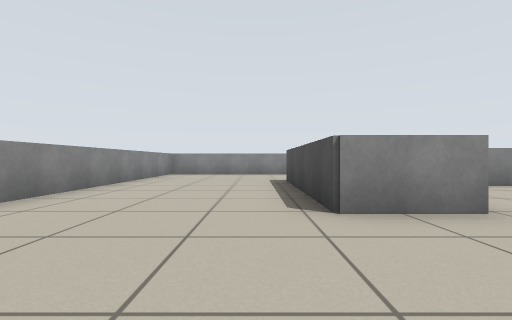
[1] (above)

17 first-person views from a walk through a Stage world. The camera is 0.55 m above the floor, looks level and sees 85° across. The lines on the ground mark 1 m squares. The floor is counted in squares, 1 m on a side. Each view is taken from the middle of a square. On the plan, view 1 faces up. The plan holds only what a view shows up to about 9 squares ahead; the rest is blank. Robots are left out.

[2]
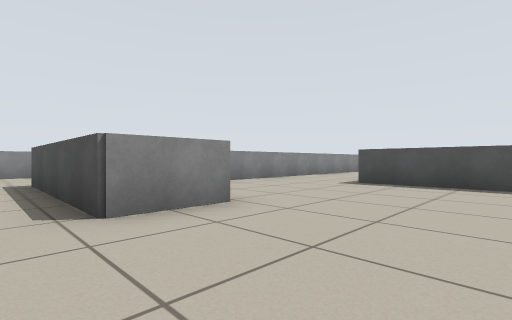

[3]
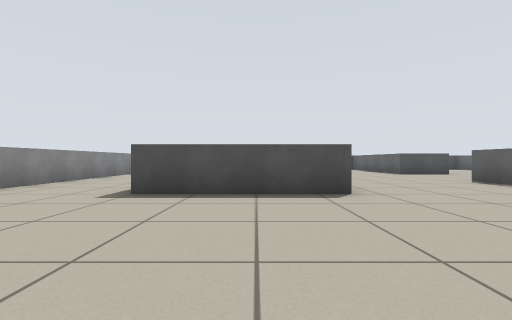

[4]
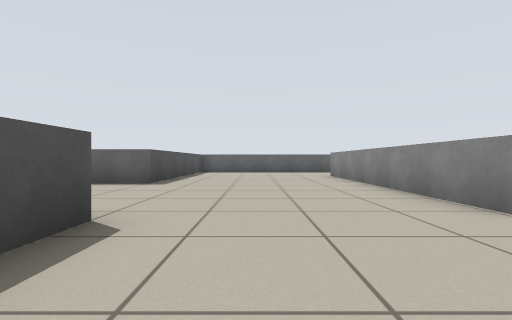

[5]
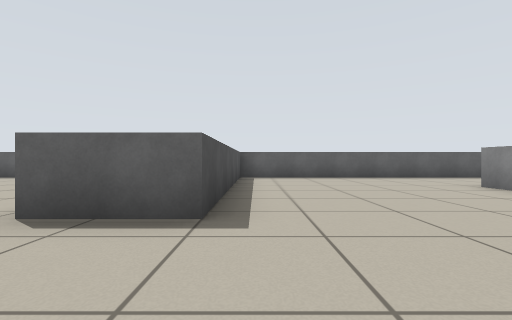

[6]
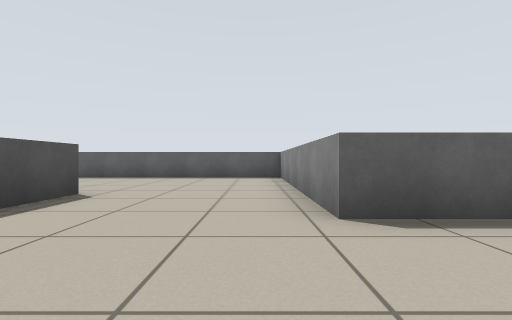

[7]
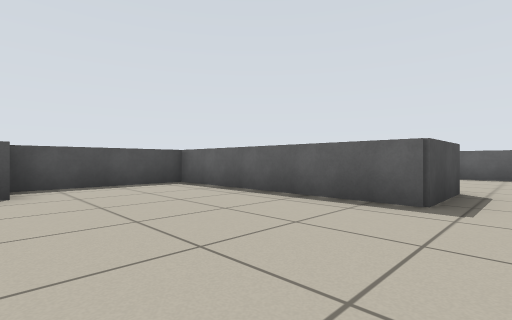

[8]
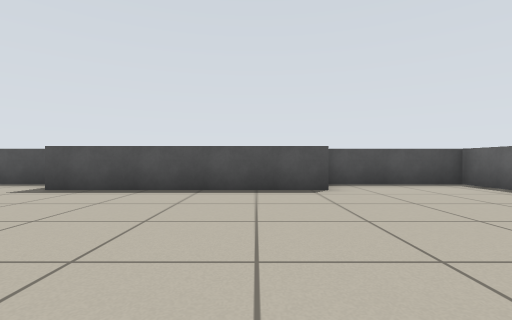

[9]
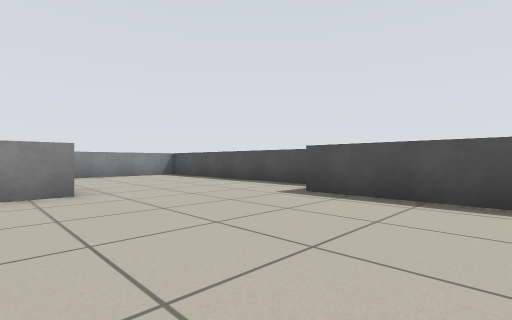

[10]
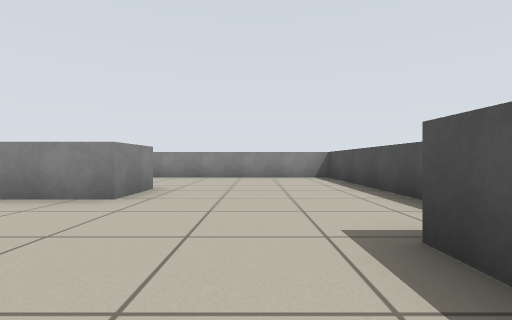

[11]
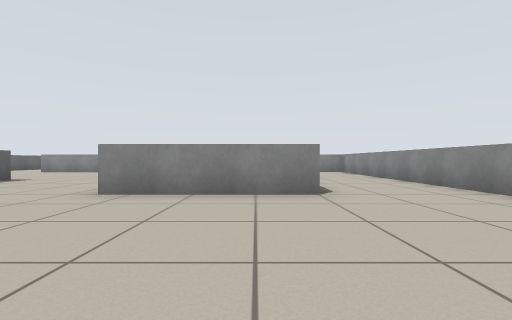

[12]
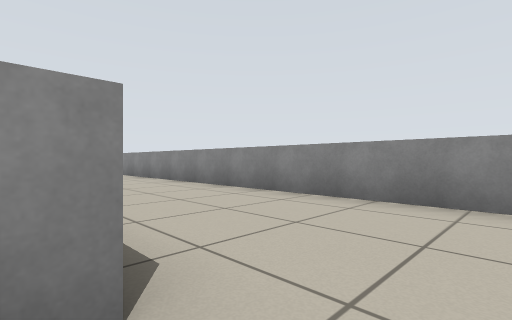

[13]
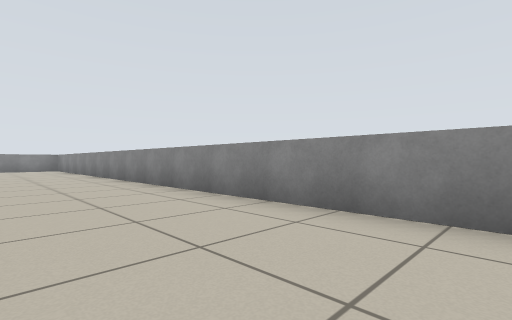

[14]
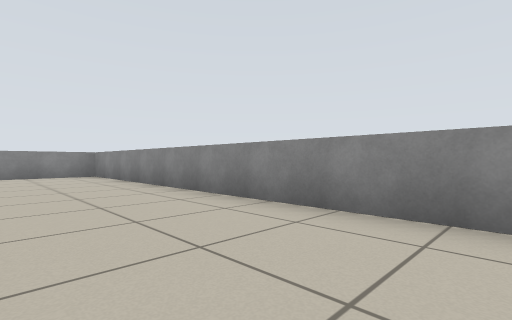

[15]
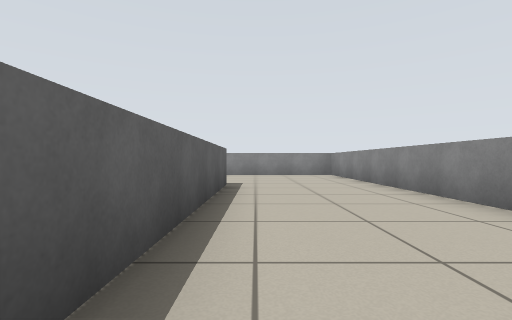

[16]
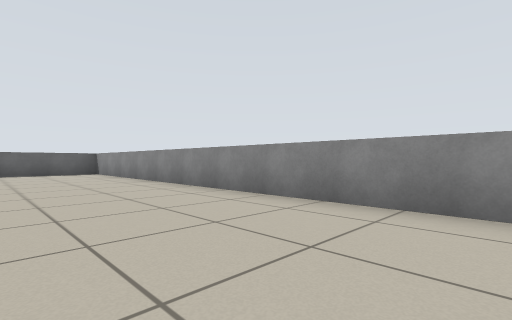

[17]
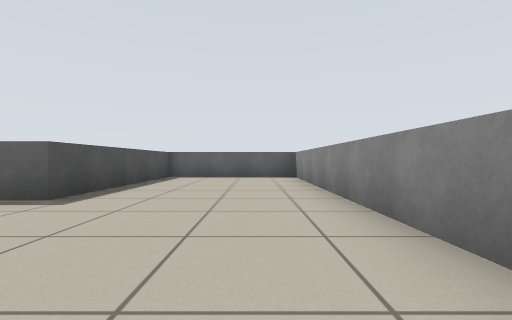

### Floor plan
Points are (right, up) in squares from view 1. A wall is a line through its corners. A room is listed if a view was taken in it or the views show most of it. See-through windows are left out.
Room 1 (views 1, 2, 3, 4, 5, 6, 7, 8, 9, 10, 11, 12, 13, 14, 15, 16, 17)
walls: (6.5, -0.6) (6.5, 3.1); (2.4, -0.8) (2.4, -7.8); (10.6, 3.1) (10.6, -0.6); (2.4, 2.8) (0.8, 2.8) (0.8, 7.3) (6.4, 7.3); (12.9, -6.5) (12.9, -4.6) (18.3, -4.6) (18.3, -1.4); (7.5, -10.4) (7.5, -4.6) (9.2, -4.6) (9.2, -10.7) (15.6, -10.7); (17.1, -1.4) (17.1, 3.9); (14, 7.4) (14, 5.9) (4.9, 5.9); (-0.1, -10.7) (7.5, -10.7); (18.3, 4.6) (18.3, 10.8) (-2.9, 10.8); (-3.3, 10.5) (-3.3, -6) (0.8, -6) (0.8, -0.8) (1.5, -0.8)

Positions as (right, up) in squares from view 1, and headings:
1: (0, 0), facing up
2: (0, 0), facing up-right
3: (2, 1), facing right
4: (5, 2), facing down
5: (7, -2), facing down
6: (10, -2), facing down
7: (12, -1), facing down-right
8: (12, 0), facing right
9: (13, 1), facing up-right
10: (16, 2), facing up
11: (15, 2), facing left
12: (15, 7), facing up-left
13: (13, 8), facing up-left
14: (7, 8), facing up-left
15: (7, 8), facing left
16: (0, 6), facing down-left
17: (-2, 3), facing down
